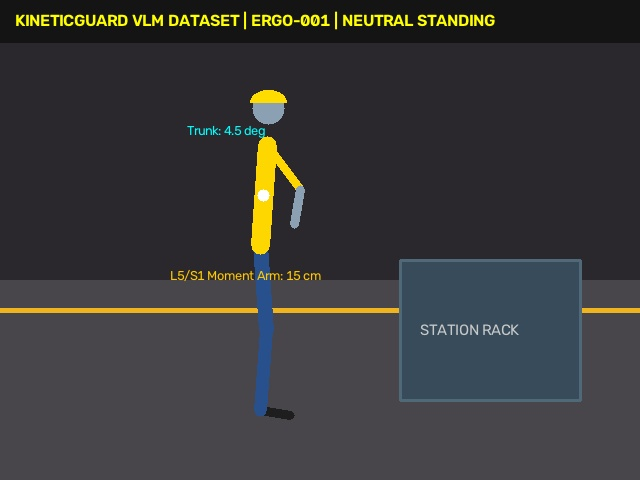
#> input picture data/ergonomic_dataset/images/ERGO-001_upright.jpg, 640 x 480 px
$ python -i privacy_guard.py   (imports and definitions only)
#> lines starting #> are read from the running program, lines starting #| are printed output that depends on the picture
#> further down, picture is the input picture: shape (480, 640, 3); mean B, G, R 57.7, 57.1, 57.4
"""
KineticGuard - Privacy Guard (Always-On Local De-Identification Layer)
Applies mandatory local face de-identification immediately after OpenCV frame ingestion
and before Gemini multimodal visual reasoning, OpenSearch visual storage, or dashboard rendering.

Privacy processing is ALWAYS ENABLED. There is NO on/off toggle.
Body pose, skeletal landmarks, joint angles, and biomechanical calculations are 100% preserved.

Compliance Statement:
This module implements privacy-preserving processing designed to reduce exposure
of personally identifiable visual information. It does not claim formal GDPR or HIPAA compliance.
"""

import os
from pathlib import Path
from typing import Any, Dict, List, Optional, Tuple

import cv2
import numpy as np


class PrivacyGuard:
    """
    Mandatory, always-on local face de-identification engine.
    Detects faces dynamically using OpenCV Haar Cascades and craniofacial anatomical
    landmarks, applying Gaussian blur and pixelation to obscure facial features while
    strictly preserving neck, shoulder, torso, and skeletal biomechanics.
    """

    def __init__(self):
        # Always active - NO toggle switch allowed
        self._is_active: bool = True
        self.total_frames_processed: int = 0
        self.total_faces_deidentified: int = 0

        # Load standard local OpenCV Haar cascade classifiers (100% offline, zero cloud)
        self.face_cascade = None
        self.profile_cascade = None

        cascade_dir = getattr(cv2, "data", None)
        if cascade_dir and hasattr(cascade_dir, "haarcascades"):
            frontal_path = os.path.join(cascade_dir.haarcascades, "haarcascade_frontalface_default.xml")
            profile_path = os.path.join(cascade_dir.haarcascades, "haarcascade_profileface.xml")

            if os.path.exists(frontal_path):
                self.face_cascade = cv2.CascadeClassifier(frontal_path)
            if os.path.exists(profile_path):
                self.profile_cascade = cv2.CascadeClassifier(profile_path)

    # [4 lines left out: function is_always_on, not called in this run]

    def is_active(self) -> bool:
        """Returns True unconditionally. Privacy processing cannot be disabled."""
        return True

    def deidentify_frame(
        self,
        frame: np.ndarray,
        landmarks_px: Optional[Dict[str, Tuple[int, int]]] = None,
    ) -> np.ndarray:
        """
        De-identifies any human faces in the video frame using Gaussian blur + pixelation.
        Guarantees that body pose, skeletal landmarks, and joint angles remain fully intact.

        Args:
            frame: Input BGR image from OpenCV
            landmarks_px: Optional pre-computed pixel landmark positions (e.g. nose, shoulders)

        Returns:
            De-identified BGR frame with blurred facial features.
        """
        if frame is None or frame.size == 0:
            return frame

        self.total_frames_processed += 1
        out = frame.copy()
        h, w = out.shape[:2]
#> h = 480; w = 640
        detected_boxes: List[Tuple[int, int, int, int]] = []

        # 1. Detect faces using OpenCV Haar Cascades
        gray = cv2.cvtColor(out, cv2.COLOR_BGR2GRAY)
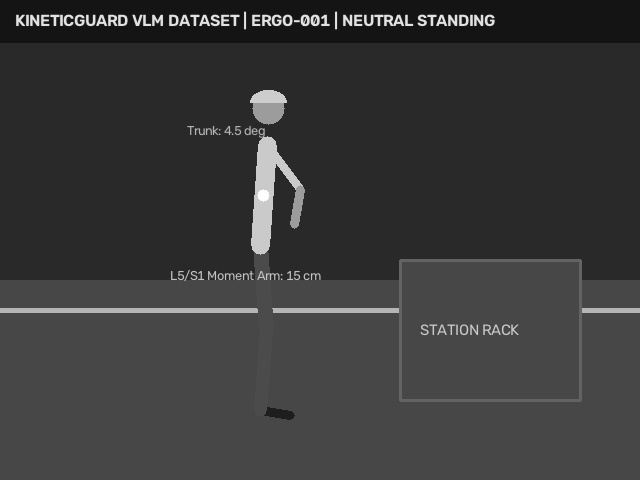
#> gray: shape (480, 640); min 13, max 255, mean 57.1
        det_scale = 1.0
        if w > 640:
            det_scale = 640.0 / w
            det_gray = cv2.resize(gray, (640, int(h * det_scale)), interpolation=cv2.INTER_LINEAR)
        else:
            det_gray = gray

        try:
            if self.face_cascade is not None and not self.face_cascade.empty():
                faces = self.face_cascade.detectMultiScale(
                    det_gray,
                    scaleFactor=1.15,
                    minNeighbors=3,
                    minSize=(20, 20),
                )
#> faces = ()
                for (x, y, fw, fh) in faces:
                    detected_boxes.append((
                        int(x / det_scale),
                        int(y / det_scale),
                        int(fw / det_scale),
                        int(fh / det_scale),
                    ))
#> this loop made 0 passes
#> after the loop, detected_boxes = []
        except Exception:
            pass

        try:
            if self.profile_cascade is not None and not self.profile_cascade.empty():
                profiles = self.profile_cascade.detectMultiScale(
                    det_gray,
                    scaleFactor=1.15,
                    minNeighbors=3,
                    minSize=(20, 20),
                )
#> profiles = ()
                for (x, y, pw, ph) in profiles:
                    orig_x = int(x / det_scale)
                    orig_y = int(y / det_scale)
                    # Avoid duplicates
                    if not any(abs(orig_x - bx) < 30 and abs(orig_y - by) < 30 for bx, by, _, _ in detected_boxes):
                        detected_boxes.append((
                            orig_x,
                            orig_y,
                            int(pw / det_scale),
                            int(ph / det_scale),
                        ))
        except Exception:
            pass

        # 2. Craniofacial landmark bounding box fallback (MediaPipe Pose landmarks)
        # Guarantees coverage when operative is bending down, wearing a cap, or viewed from high CCTV angles
        if landmarks_px:
            nose = landmarks_px.get("nose")
            left_shoulder = landmarks_px.get("left_shoulder")
            right_shoulder = landmarks_px.get("right_shoulder")

            if nose:
                nx, ny = nose
                # Derive head radius from shoulder span if available, otherwise sensible default
                if left_shoulder and right_shoulder:
                    shoulder_span = abs(left_shoulder[0] - right_shoulder[0])
                    radius = max(30, int(shoulder_span * 0.40))
                else:
                    radius = max(28, int(h * 0.07))

                x1 = max(0, nx - radius)
                y1 = max(0, ny - radius)
                x2 = min(w, nx + radius)
                y2 = min(h, ny + int(radius * 0.9))
                box_w = x2 - x1
                box_h = y2 - y1

                # Check overlap with existing Haar boxes
                if box_w > 10 and box_h > 10:
                    if not any(abs(x1 - bx) < radius and abs(y1 - by) < radius for bx, by, _, _ in detected_boxes):
                        detected_boxes.append((x1, y1, box_w, box_h))

        # 3. Apply strong pixelation + Gaussian blur to every face box
        for (x, y, bw, bh) in detected_boxes:
            # Ensure boundaries are within frame
            x_start = max(0, x)
            y_start = max(0, y)
            x_end = min(w, x + bw)
            y_end = min(h, y + bh)

            roi = out[y_start:y_end, x_start:x_end]
            if roi.size == 0 or roi.shape[0] < 4 or roi.shape[1] < 4:
                continue

            self.total_faces_deidentified += 1

            # Two-stage de-identification:
            # Stage A: Subsample down to destroy facial micro-features (irreversible)
            small_w = max(4, roi.shape[1] // 8)
            small_h = max(4, roi.shape[0] // 8)
            small = cv2.resize(roi, (small_w, small_h), interpolation=cv2.INTER_LINEAR)
            pixelated = cv2.resize(small, (roi.shape[1], roi.shape[0]), interpolation=cv2.INTER_NEAREST)

            # Stage B: Deep Gaussian blur over pixelated region to soften edges
            k_w = max(15, (roi.shape[1] // 4) * 2 + 1)
            k_h = max(15, (roi.shape[0] // 4) * 2 + 1)
            blurred = cv2.GaussianBlur(pixelated, (k_w, k_h), sigmaX=30, sigmaY=30)

            out[y_start:y_end, x_start:x_end] = blurred
#> after the loop, self.total_faces_deidentified = 0

        return out

    # [39 lines left out: functions deidentify_image_file, get_status, not called in this run]


# Global singleton instance (ALWAYS ACTIVE)
privacy_guard = PrivacyGuard()

>>> import cv2
>>> picture = cv2.imread('../data/ergonomic_dataset/images/ERGO-001_upright.jpg')
>>> result = PrivacyGuard().deidentify_frame(picture)

$ run again, on data/ergonomic_dataset/images/ERGO-003_bending.jpg
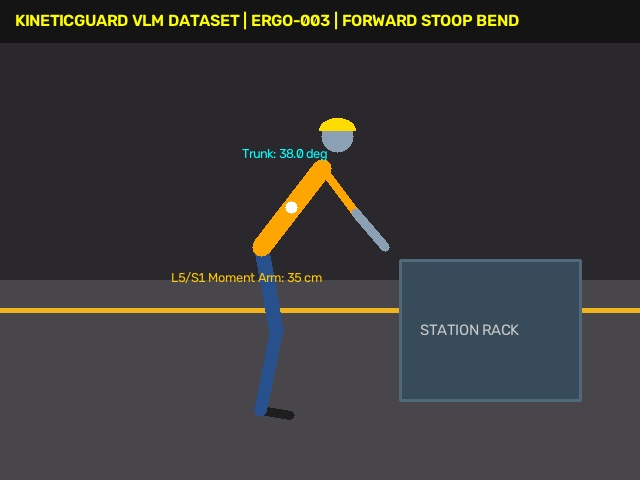
#> input picture data/ergonomic_dataset/images/ERGO-003_bending.jpg, 640 x 480 px
#> picture is the input picture: shape (480, 640, 3); mean B, G, R 57.7, 56.9, 57.6
#> in deidentify_frame, `gray = cv2.cvtColor(out, cv2.COLOR_BGR2GRAY)`:
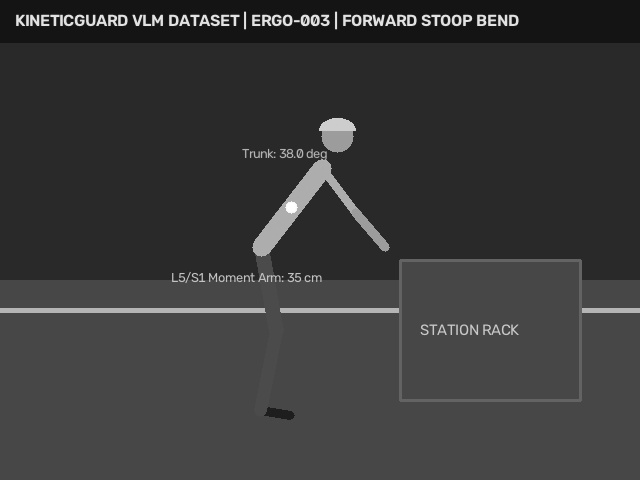
#> gray: shape (480, 640); min 13, max 255, mean 57.1
#> faces = ()
#> after the loop in deidentify_frame, `for (x, y, fw, fh) in faces:`: detected_boxes = []
#> profiles = ()
#> after the loop in deidentify_frame, `for (x, y, bw, bh) in detected_boxes:`: self.total_faces_deidentified = 0
